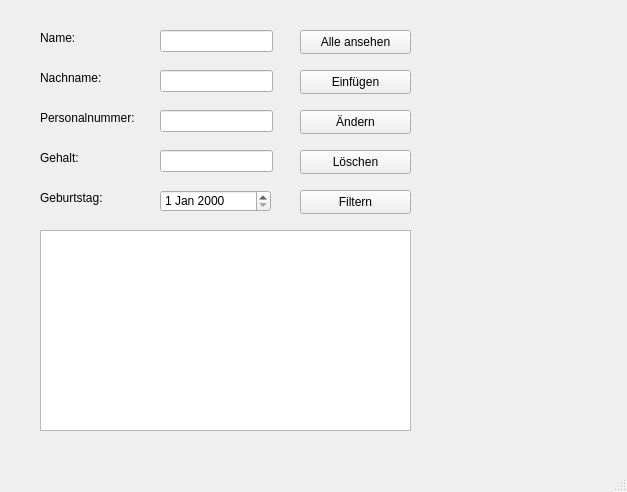
<?xml version="1.0" encoding="UTF-8"?>
<ui version="4.0">
 <class>MainWindow</class>
 <widget class="QMainWindow" name="MainWindow">
  <property name="geometry">
   <rect>
    <x>0</x>
    <y>0</y>
    <width>627</width>
    <height>492</height>
   </rect>
  </property>
  <property name="windowTitle">
   <string>MainWindow</string>
  </property>
  <widget class="QWidget" name="centralwidget">
   <widget class="QLabel" name="labelName">
    <property name="geometry">
     <rect>
      <x>40</x>
      <y>30</y>
      <width>49</width>
      <height>16</height>
     </rect>
    </property>
    <property name="text">
     <string>Name:</string>
    </property>
   </widget>
   <widget class="QLabel" name="labelNachname">
    <property name="geometry">
     <rect>
      <x>40</x>
      <y>70</y>
      <width>71</width>
      <height>16</height>
     </rect>
    </property>
    <property name="text">
     <string>Nachname:</string>
    </property>
   </widget>
   <widget class="QLabel" name="labelPersonalnummer">
    <property name="geometry">
     <rect>
      <x>40</x>
      <y>110</y>
      <width>111</width>
      <height>16</height>
     </rect>
    </property>
    <property name="text">
     <string>Personalnummer:</string>
    </property>
   </widget>
   <widget class="QLabel" name="labelGehalt">
    <property name="geometry">
     <rect>
      <x>40</x>
      <y>150</y>
      <width>49</width>
      <height>16</height>
     </rect>
    </property>
    <property name="text">
     <string>Gehalt:</string>
    </property>
   </widget>
   <widget class="QLabel" name="label_5">
    <property name="geometry">
     <rect>
      <x>40</x>
      <y>190</y>
      <width>71</width>
      <height>16</height>
     </rect>
    </property>
    <property name="text">
     <string>Geburtstag:</string>
    </property>
   </widget>
   <widget class="QLineEdit" name="lineEditName">
    <property name="geometry">
     <rect>
      <x>160</x>
      <y>30</y>
      <width>113</width>
      <height>22</height>
     </rect>
    </property>
   </widget>
   <widget class="QLineEdit" name="lineEditNachanme">
    <property name="geometry">
     <rect>
      <x>160</x>
      <y>70</y>
      <width>113</width>
      <height>22</height>
     </rect>
    </property>
   </widget>
   <widget class="QLineEdit" name="lineEditPersonalnummer">
    <property name="geometry">
     <rect>
      <x>160</x>
      <y>110</y>
      <width>113</width>
      <height>22</height>
     </rect>
    </property>
   </widget>
   <widget class="QLineEdit" name="lineEditGehalt">
    <property name="geometry">
     <rect>
      <x>160</x>
      <y>150</y>
      <width>113</width>
      <height>22</height>
     </rect>
    </property>
   </widget>
   <widget class="QPushButton" name="pushButtonAlleAnsehen">
    <property name="geometry">
     <rect>
      <x>300</x>
      <y>30</y>
      <width>111</width>
      <height>24</height>
     </rect>
    </property>
    <property name="text">
     <string>Alle ansehen</string>
    </property>
   </widget>
   <widget class="QPushButton" name="pushButtonEinfuegen">
    <property name="geometry">
     <rect>
      <x>300</x>
      <y>70</y>
      <width>111</width>
      <height>24</height>
     </rect>
    </property>
    <property name="text">
     <string>Einfügen</string>
    </property>
   </widget>
   <widget class="QPushButton" name="pushButtonAendern">
    <property name="geometry">
     <rect>
      <x>300</x>
      <y>110</y>
      <width>111</width>
      <height>24</height>
     </rect>
    </property>
    <property name="text">
     <string>Ändern</string>
    </property>
   </widget>
   <widget class="QPushButton" name="pushButtonLoeschen">
    <property name="geometry">
     <rect>
      <x>300</x>
      <y>150</y>
      <width>111</width>
      <height>24</height>
     </rect>
    </property>
    <property name="text">
     <string>Löschen</string>
    </property>
   </widget>
   <widget class="QPushButton" name="pushButtonFiltern">
    <property name="geometry">
     <rect>
      <x>300</x>
      <y>190</y>
      <width>111</width>
      <height>24</height>
     </rect>
    </property>
    <property name="text">
     <string>Filtern</string>
    </property>
   </widget>
   <widget class="QDateEdit" name="InputDateEdit">
    <property name="geometry">
     <rect>
      <x>160</x>
      <y>190</y>
      <width>111</width>
      <height>22</height>
     </rect>
    </property>
   </widget>
   <widget class="QListWidget" name="ListAusgabe">
    <property name="geometry">
     <rect>
      <x>40</x>
      <y>230</y>
      <width>371</width>
      <height>201</height>
     </rect>
    </property>
   </widget>
  </widget>
  <widget class="QStatusBar" name="statusbar"/>
  <widget class="QMenuBar" name="menubar">
   <property name="geometry">
    <rect>
     <x>0</x>
     <y>0</y>
     <width>627</width>
     <height>21</height>
    </rect>
   </property>
  </widget>
 </widget>
 <resources/>
 <connections/>
</ui>
